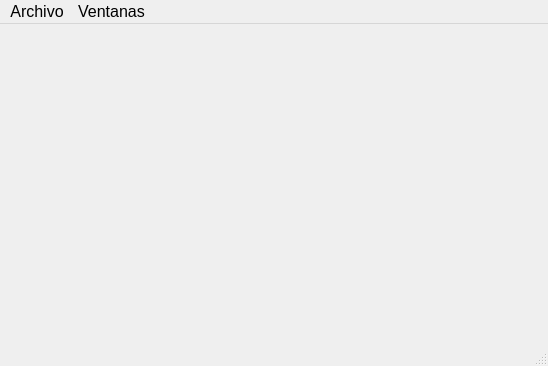
<?xml version="1.0" encoding="UTF-8"?>
<ui version="4.0">
 <class>MainWindow</class>
 <widget class="QMainWindow" name="MainWindow">
  <property name="geometry">
   <rect>
    <x>0</x>
    <y>0</y>
    <width>548</width>
    <height>366</height>
   </rect>
  </property>
  <property name="sizePolicy">
   <sizepolicy hsizetype="Expanding" vsizetype="Expanding">
    <horstretch>0</horstretch>
    <verstretch>0</verstretch>
   </sizepolicy>
  </property>
  <property name="font">
   <font>
    <family>Arial</family>
    <pointsize>12</pointsize>
   </font>
  </property>
  <property name="windowTitle">
   <string>Control de señales de tráfico SW-200</string>
  </property>
  <property name="windowIcon">
   <iconset>
    <normaloff>SRC/logo.ico</normaloff>SRC/logo.ico</iconset>
  </property>
  <widget class="QWidget" name="centralWidget">
   <layout class="QVBoxLayout" name="verticalLayout"/>
  </widget>
  <widget class="QMenuBar" name="menuBar">
   <property name="geometry">
    <rect>
     <x>0</x>
     <y>0</y>
     <width>548</width>
     <height>26</height>
    </rect>
   </property>
   <widget class="QMenu" name="menu">
    <property name="title">
     <string>Ventanas</string>
    </property>
    <addaction name="actionTileWin"/>
   </widget>
   <widget class="QMenu" name="menu_file">
    <property name="font">
     <font>
      <family>Arial</family>
      <pointsize>12</pointsize>
     </font>
    </property>
    <property name="title">
     <string>Archivo</string>
    </property>
    <addaction name="actionNew"/>
    <addaction name="actionOpen"/>
    <addaction name="actionSave"/>
   </widget>
   <addaction name="menu_file"/>
   <addaction name="menu"/>
  </widget>
  <widget class="QStatusBar" name="statusBar">
   <property name="font">
    <font>
     <pointsize>10</pointsize>
    </font>
   </property>
  </widget>
  <action name="actionSave">
   <property name="text">
    <string>Guardar</string>
   </property>
   <property name="font">
    <font>
     <family>Arial</family>
     <pointsize>12</pointsize>
    </font>
   </property>
  </action>
  <action name="actionNew">
   <property name="text">
    <string>Nuevo</string>
   </property>
   <property name="font">
    <font>
     <family>Arial</family>
     <pointsize>12</pointsize>
    </font>
   </property>
  </action>
  <action name="actionOpen">
   <property name="text">
    <string>Abrir</string>
   </property>
   <property name="font">
    <font>
     <family>Arial</family>
     <pointsize>12</pointsize>
    </font>
   </property>
  </action>
  <action name="actionTileWin">
   <property name="text">
    <string>Ajustar Ventanas</string>
   </property>
   <property name="toolTip">
    <string>重排子窗</string>
   </property>
   <property name="font">
    <font>
     <family>Arial</family>
     <pointsize>12</pointsize>
    </font>
   </property>
  </action>
 </widget>
 <layoutdefault spacing="6" margin="11"/>
 <resources/>
 <connections/>
</ui>
